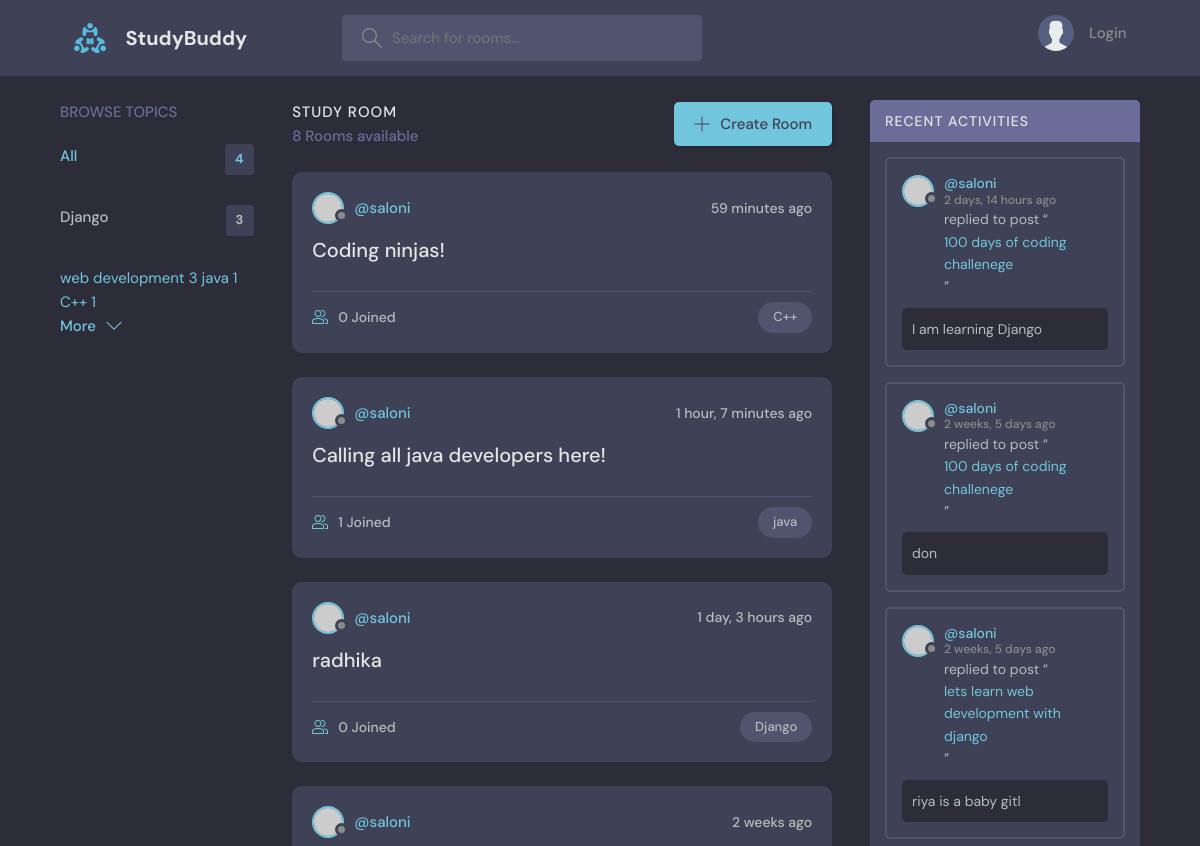
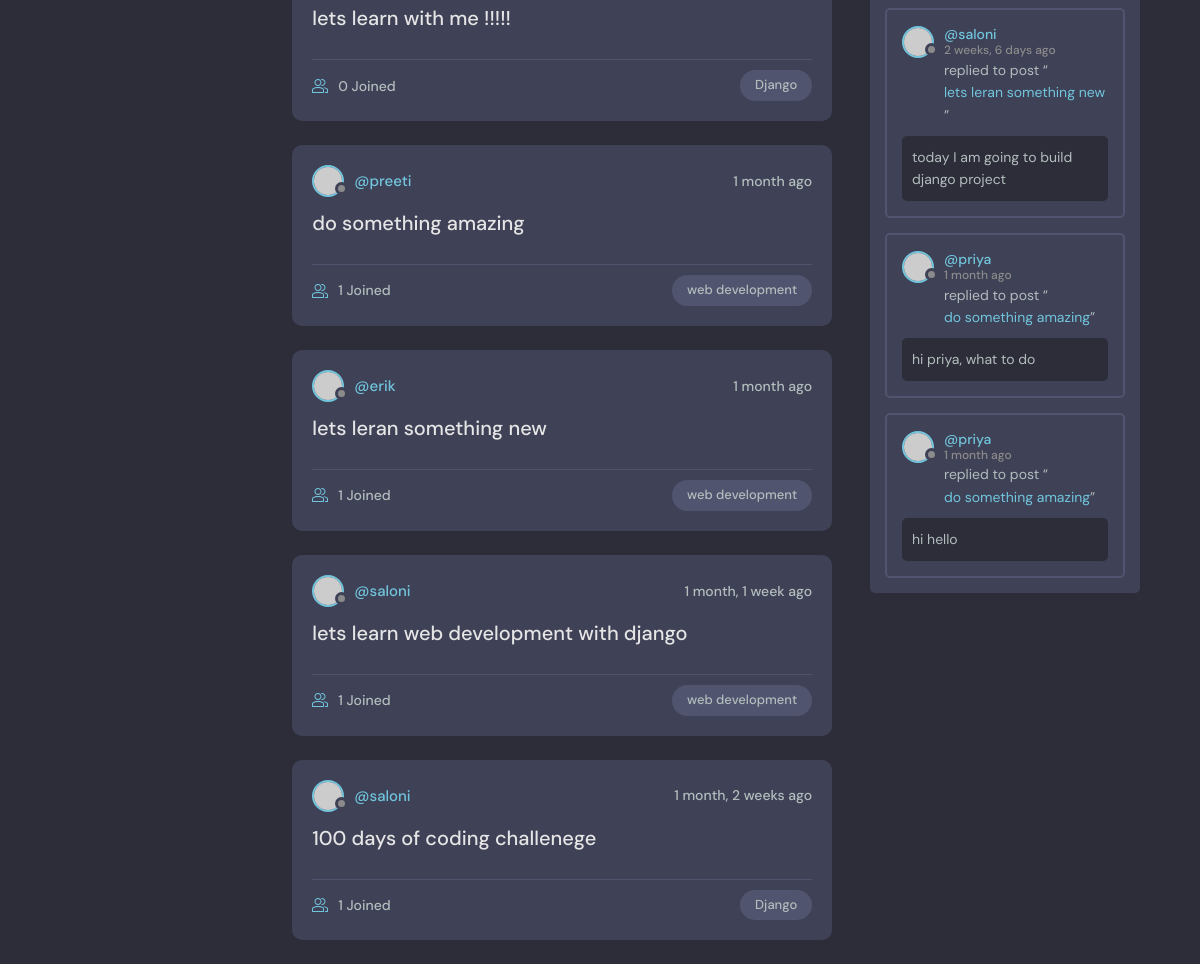
The page / on the database its author committed (2 pictures, top to bottom).
### base/models.py (models this page shows, shortened)
class Topic(models.Model):
    name = models.CharField(max_length=200)

class Room(models.Model):
    host = models.ForeignKey(User, on_delete=models.SET_NULL, null=True, related_name='room_set')
    topic = models.ForeignKey(Topic, on_delete=models.SET_NULL, null=True)
    name = models.CharField(max_length=200)
    description = models.TextField(null=True, blank=True)
    participants = models.ManyToManyField(User, blank=True, related_name='participating_rooms')
    updated = models.DateTimeField(auto_now=True)
    created = models.DateTimeField(auto_now_add=True)
    class Meta:
        ordering = ['-updated', '-created']
    def __str__(self):
        return self.name

class Message(models.Model):
    user = models.ForeignKey(User, on_delete=models.CASCADE)
    room = models.ForeignKey(Room, on_delete=models.CASCADE)
    body = models.TextField()
    updated = models.DateTimeField(auto_now=True)
    created = models.DateTimeField(auto_now_add=True)
    class Meta:
        ordering = ['-updated', '-created']

### base/views.py (the view)
# urls.py: path('', views.home, name="home"),
def home(request):
    q = request.GET.get('q') if request.GET.get('q') is not None else ''
    rooms = Room.objects.filter(
        Q(topic__name__icontains=q) |
        Q(name__icontains=q) |
        Q(description__icontains=q)  # Correct syntax here
    )
    topics = Topic.objects.all()
    room_count = rooms.count()
    room_messages = Message.objects.filter(Q(room__topic__name__icontains=q))  # Limit to 5 most recent messages
    context = {'rooms': rooms, 'topics': topics, 'room_count': room_count, 'room_messages': room_messages}
    return render(request, 'base/home.html', context)

### base/templates/base/home.html (shortened to what this page needs)
{%extends 'main.html'%}
  {% block content %}
    <main class="layout layout--3">
      <div class="container">
        {% include 'base/topics_component.html' %}
        <div class="roomList">
          <div class="roomList__header">
            <div>
              <h2>Study Room</h2>
              <p>{{room_count}} Rooms available</p>
            </div>
            <a class="btn btn--main" href="{% url 'create-room'%}">
              <svg version="1.1" xmlns="http://www.w3.org/2000/svg" width="32" height="32" viewBox="0 0 32 32">
                <title>add</title>
                <path
                  d="M16.943 0.943h-1.885v14.115h-14.115v1.885h14.115v14.115h1.885v-14.115h14.115v-1.885h-14.115v-14.115z"
                ></path>
              </svg>
              Create Room
            </a>
          </div>
        {% include 'base/feed_component.html' %}
        </div>
         {% include 'base/activity_component.html' %}
      </div>
    </main>
{% endblock content %}

### base/templates/base/topics_component.html
<div class="topics">
    <div class="topics__header">
      <h2>Browse Topics</h2>
    </div>
    <ul class="topics__list">
      <li>
        <a href="{%url 'home' %}" class="active">All <span>{{topics.count}}</span></a>
      </li>
      <li>
        {% for topic in topics %}
        <a href="{% url 'home' %}?q={{ topic.name }}">{{topic.name}} <span>{{topic.room_set.all.count}}</span></a>
      </li>
     {% endfor %}
    </ul>
    <button class="btn btn--link" href="/">
      More
      <svg version="1.1" xmlns="http://www.w3.org/2000/svg" width="32" height="32" viewBox="0 0 32 32">
        <title>chevron-down</title>
        <path d="M16 21l-13-13h-3l16 16 16-16h-3l-13 13z"></path>
      </svg>
    </button>
  </div>

### base/templates/base/feed_component.html (shortened to what this page needs)
{% for room in rooms %}
<div class="roomListRoom">
    <div class="roomListRoom__header">
      <a href="{%url 'user-profile' room.host.id%}" class="roomListRoom__author">
        <div class="avatar avatar--small">
          <img src="https://randomuser.me/api/portraits/women/11.jpg" />
        </div>
        <span>@{{room.host.username}}</span>
      </a>
      <div class="roomListRoom__actions">
        <span>{{room.created|timesince}} ago</span>
      </div>
    </div>
    <div class="roomListRoom__content">
      <a href="{%url 'room' room.id %}">{{room.name}}</a>
    </div>
    <div class="roomListRoom__meta">
      <a href="{% url 'room' room.id%}" class="roomListRoom__joined">
        {{room.participants.all.count}} Joined
      </a>
      <p class="roomListRoom__topic">{{room.topic.name}}</p>
    </div>
  </div>
{% endfor %}

### base/templates/base/activity_component.html (shortened to what this page needs)
<div class="activities">
  <div class="activities__header">
    <h2>Recent Activities</h2>
  </div>
  {% for message in room_messages %}
  <div class="activities__box">
    <div class="activities__boxHeader roomListRoom__header">
      <a href="{% url 'user-profile' message.user.id %}" class="roomListRoom__author">
        <div class="avatar avatar--small">
          <img src="https://randomuser.me/api/portraits/women/11.jpg" />
        </div>
        <p>
          @{{ message.user.username }}
          <span>{{ message.created|timesince }} ago</span>
        </p>
      </a>
    </div>
    <div class="activities__boxContent">
      <p>replied to post “<a href="{% url 'room' message.room.id %}">{{ message.room}}</a>”</p>
      <div class="activities__boxRoomContent">
        {{ message.body }}
      </div>
    </div>
  </div>
  {% endfor %}
</div>

### rows shown on the page
Topic: name "Django", room_set.all.count "3"
Topic: name "web development", room_set.all.count "3"
Topic: name "java", room_set.all.count "1"
Topic: name "C++", room_set.all.count "1"
Room: host.username "saloni", created "59 minutes", name "Coding ninjas!", participants.all.count "0", topic.name "C++"
Room: host.username "saloni", created "1 hour, 7 minutes", name "Calling all java developers here!", participants.all.count "1", topic.name "java"
Room: host.username "saloni", created "1 day, 3 hours", name "radhika", participants.all.count "0", topic.name "Django"
Room: host.username "saloni", created "2 weeks", name "lets learn with me !!!!!", participants.all.count "0", topic.name "Django"
Room: host.username "preeti", created "1 month", name "do something amazing", participants.all.count "1", topic.name "web development"
Room: host.username "erik", created "1 month", name "lets leran something new", participants.all.count "1", topic.name "web development"
Room: host.username "saloni", created "1 month, 1 week", name "lets learn web development with django", participants.all.count "1", topic.name "web development"
Room: host.username "saloni", created "1 month, 2 weeks", name "100 days of coding challenege", participants.all.count "1", topic.name "Django"
Message: user.username "saloni", created "2 days, 14 hours", room "100 days of coding challenege", body "I am learning Django"
Message: user.username "saloni", created "2 weeks, 5 days", room "100 days of coding challenege", body "don"
Message: user.username "saloni", created "2 weeks, 5 days", room "lets learn web development with django", body "riya is a baby gitl"
Message: user.username "saloni", created "2 weeks, 6 days", room "lets leran something new", body "today I am going to build django project"
Message: user.username "priya", created "1 month", room "do something amazing", body "hi priya, what to do"
Message: user.username "priya", created "1 month", room "do something amazing", body "hi hello"

### other values the page prints
{{ topics.count }} "4"
{{ room_count }} "8"
